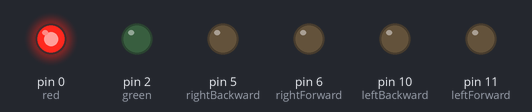
The sketch below on a simulated Arduino Uno, built with avr-gcc and run on an emulated ATmega328P. Shown: output pins drawn as LEDs (lit = HIGH).

Above: at 0.1 s.
At 0.6 s:
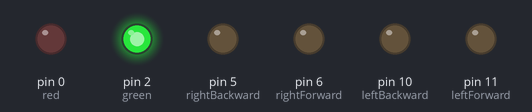
At 2.1 s:
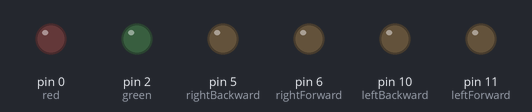
Timing chart, 0 to 3.6 s (numbered marks = the images above):
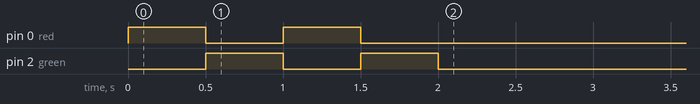

The sketch:

droid.ino
```cpp
#define red 0
#define green 2
#define manualSwitch 4
#define rightBackward 5
#define rightForward 6
#define leftBackward 10
#define leftForward 11

void setup()
{
    pinMode(manualSwitch, INPUT_PULLUP);

    pinMode(red, OUTPUT);
    pinMode(green, OUTPUT);
    pinMode(leftForward, OUTPUT);
    pinMode(leftBackward, OUTPUT);
    pinMode(rightForward, OUTPUT);
    pinMode(rightBackward, OUTPUT);

    startBlink();
}

void loop()
{

}

void startBlink()
{
    redOn();
    delay(500);
    greenOn();
    delay(500);
    redOn();
    delay(500);
    greenOn();
    delay(500);
    allOff();
}

void redOn()
{
    digitalWrite(red, HIGH);
    digitalWrite(green, LOW);
}

void greenOn()
{
    digitalWrite(red, LOW);
    digitalWrite(green, HIGH);
}

void allOff()
{
    digitalWrite(red, LOW);
    digitalWrite(green, LOW);
}
```
